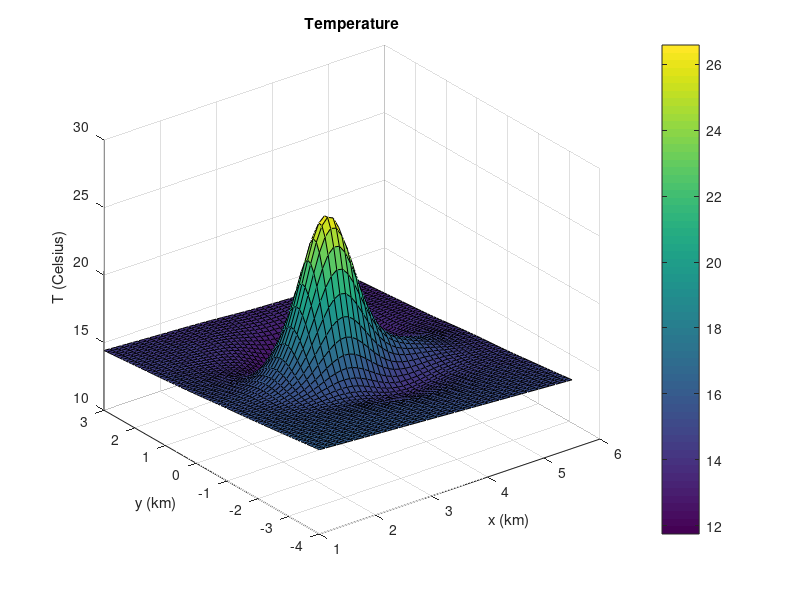

Source code (MATLAB):
clear all
clc

x=1:0.1:5.5;
y=-4:0.1:3;
[x y]=meshgrid(x,y);

z=0.00125.*exp(-((x-3).^2+0.5.*y.^2)).*(sin(2.*x)+2.*sin(0.75*(0.5*y-2).^2)).*(16.*x+64.*x.^2+y.^2);
t=-0.1.*z.^2+17*exp(-0.1.*((0.1.*x-2)-(0.05.*y-1).^2-(z-1).^2))-10;

surf(x,y,t)
title("Temperature")
xlabel('x (km)')
ylabel('y (km)')
zlabel('T (Celsius)')
colorbar